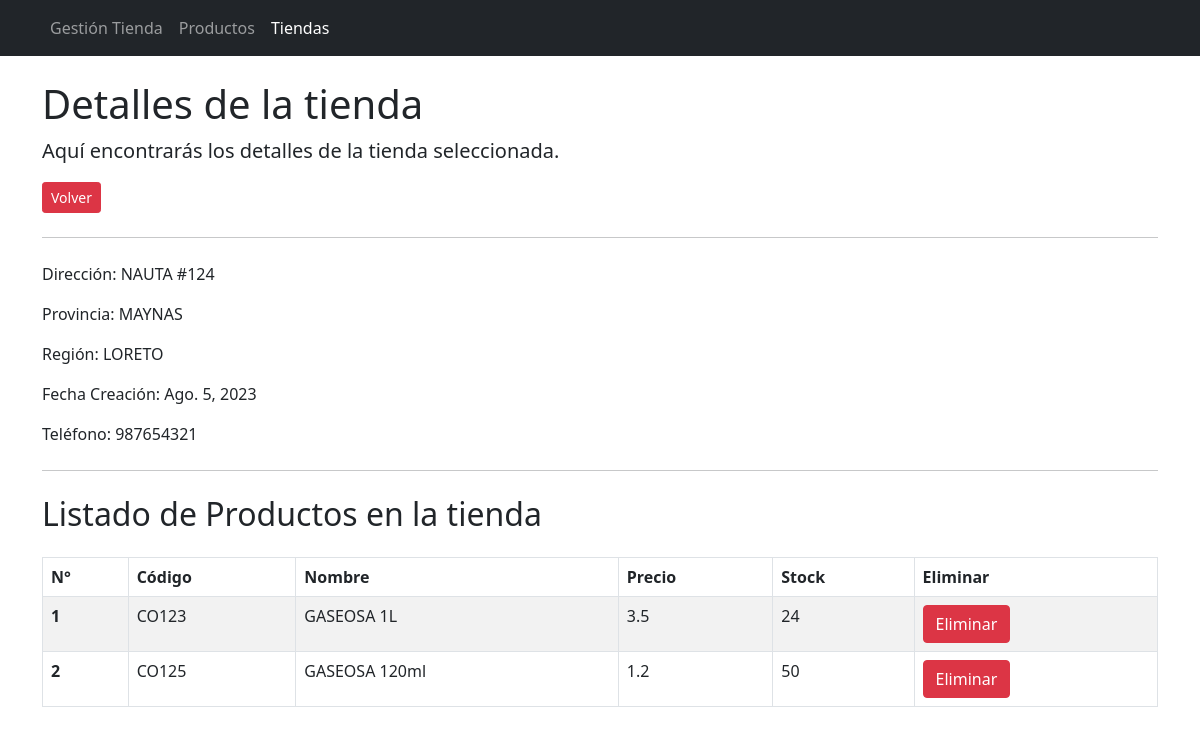
The app's page /gestionTienda/tiendas/1/ with its own data.
### gestionTienda/models.py (models this page shows, shortened)
class Tienda(models.Model):
    direccion = models.CharField(max_length=50)
    provincia = models.CharField(max_length=50)
    region = models.CharField(max_length=50)
    fechaCreacion = models.DateField( auto_now=True)
    telefono = models.CharField(max_length=9)

class Producto(models.Model):
    descripcion = models.CharField(max_length=50)
    codigo = models.CharField(max_length=50)
    precioVenta = models.FloatField()
    cantidad = models.IntegerField()
    tienda = models.ForeignKey(Tienda, on_delete=models.SET_NULL, null=True)

### gestionTienda/views.py (the view)
# urls.py: path('tiendas/<int:tienda_id>/', tienda_detalle_view, name='tienda_detalle'),
def tienda_detalle_view(request, tienda_id):
    tienda = Tienda.objects.get(id=tienda_id)
    productos = Producto.objects.filter(tienda_id=tienda_id)
    return render(request, 'tiendaDetalles.html', {'tienda': tienda, 'productos': productos})

### gestionTienda/templates/tiendaDetalles.html (shortened to what this page needs)
<html>
    <head>
        <link href="https://cdn.jsdelivr.net/npm/bootstrap@5.0.2/dist/css/bootstrap.min.css" rel="stylesheet">
        <link rel="stylesheet" href="https://cdnjs.cloudflare.com/ajax/libs/font-awesome/5.15.3/css/all.min.css">
    </head>
    <body>
        <nav class="navbar navbar-expand-lg navbar-dark bg-dark">
            <div class="container">
              <div class="collapse navbar-collapse" id="navbarNav">
                <ul class="navbar-nav">
                  <li class="nav-item ">
                    <a class="nav-link " href="/gestionTienda">Gestión Tienda</a>
                  </li>
                  <li class="nav-item ">
                    <a class="nav-link " href="/gestionTienda/productos">Productos</a>
                  </li>
                  <li class="nav-item ">
                    <a class="nav-link active" href="/gestionTienda/tiendas">Tiendas</a>
                  </li>
                </ul>
              </div>
            </div>
        </nav>
        <div class="container my-4">
            <div class="jumbotron mt-4">
                <h2 class="display-6">Detalles de la tienda</h2>
                <p class="lead">Aquí encontrarás los detalles de la tienda seleccionada.</p>
                <a href="/gestionTienda/tiendas" class="btn btn-danger btn-sm">Volver</a>
                <hr class="my-4">
                <p>Dirección: {{ tienda.direccion }}</p>
                <p>Provincia: {{tienda.provincia}}</p>
                <p>Región: {{tienda.region}}</p>
                <p>Fecha Creación: {{tienda.fechaCreacion}}</p>
                <p>Teléfono: {{ tienda.telefono }}</p>
                <hr class="my-4">
            </div>
            <h2>Listado de Productos en la tienda</h2>
            <div class="mt-4">
                <table class="table table-bordered table-striped">
                    <thead>
                        <tr>
                            <th scope="col">N°</th>
                            <th scope="col">Código</th>
                            <th scope="col">Nombre</th>
                            <th scope="col">Precio</th>
                            <th scope="col">Stock</th>
                            <th scope="col">Eliminar</th>
                        </tr>
                    </thead>
                    <tbody>
                        {% for producto in productos %}
                        <tr>
                            <th scope="row">{{ forloop.counter }}</th>
                            <td>{{ producto.codigo }}</td>
                            <td>{{ producto.descripcion }}</td>
                            <td>{{ producto.precioVenta }}</td>
                            <td>{{ producto.cantidad }}</td>
                            <td>
                                <a href="#" class="btn btn-danger" onclick="eliminarProducto({{producto.id}},{{ tienda.id }})">Eliminar</a>
                            </td>
                        </tr>
                        {% endfor %}
                    </tbody>
                </table>
            </div>
        </div>
    </body>
</html>

### records on screen
Tienda: direccion "NAUTA #124", provincia "MAYNAS", region "LORETO", fechaCreacion "Ago. 5, 2023", telefono "987654321"
Producto: codigo "CO123", descripcion "GASEOSA 1L", precioVenta "3.5", cantidad "24"
Producto: codigo "CO125", descripcion "GASEOSA 120ml", precioVenta "1.2", cantidad "50"
